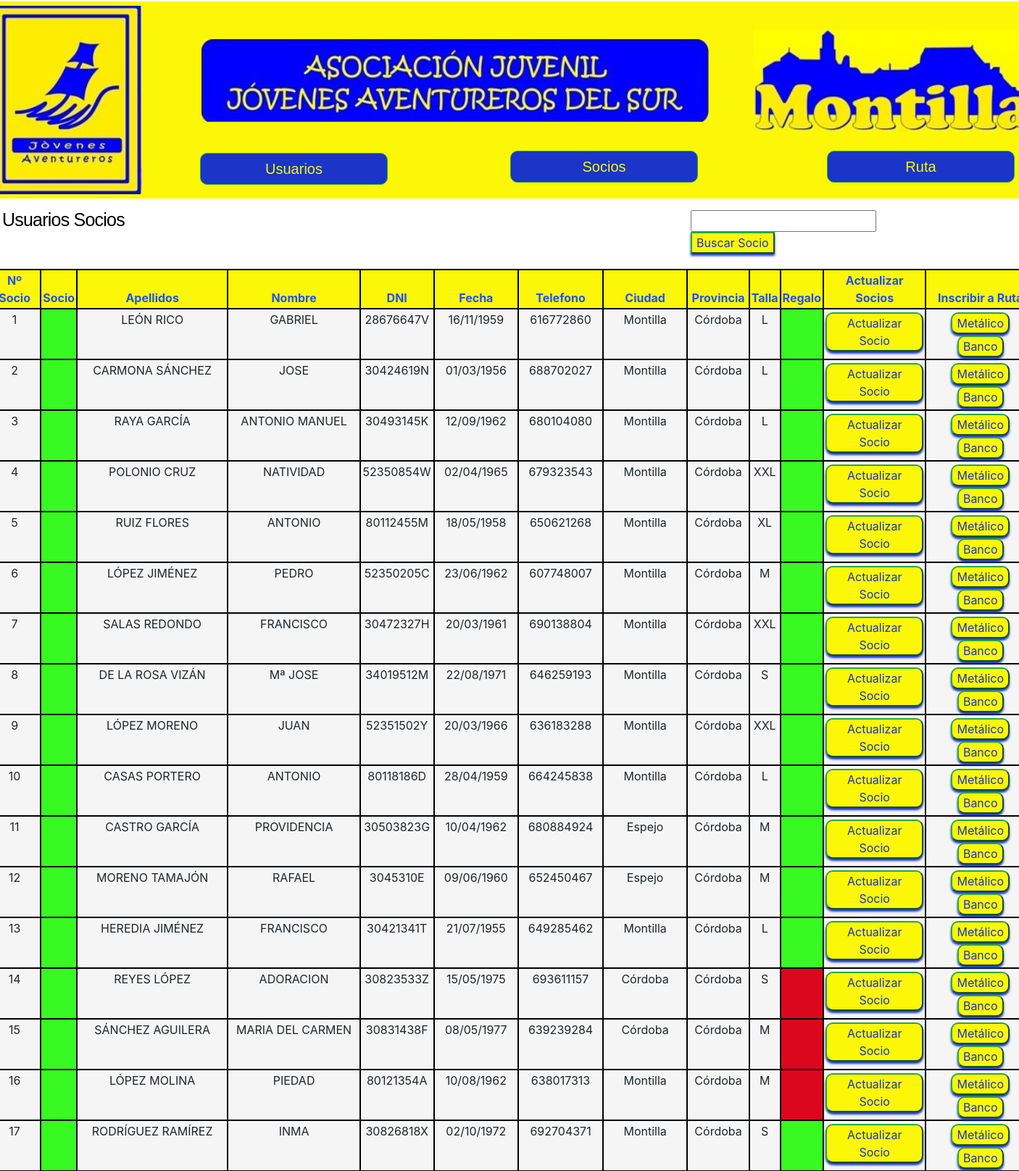
The app's page /socios/mostrarUsuariosSocios (upper part) with its own data.
### Socios/models.py (models this page shows, shortened)
class Socios(models.Model):
    id = models.AutoField(primary_key=True)
    numero_socio = models.IntegerField(default=0)
    nombre = models.CharField(max_length=30)
    apellidos = models.CharField(max_length=50)
    dni = models.CharField(max_length=20)
    fecha_nacimiento = models.CharField(max_length=16)
    telefono = models.CharField(max_length=20)
    codigo_postal = models.CharField(max_length=20, default=14550)
    ciudad = models.CharField(max_length=30, default="Montilla")
    provincia = models.CharField(max_length=35, default="Córdoba")
    socio = models.BooleanField(default=False)
    talla_camiseta = models.CharField(max_length=4, choices=TALLA, default=S)
    regalo = models.BooleanField(default=False)

### Socios/views.py (the view)
# urls.py: path('mostrarUsuariosSocios', mostrar_socios_socios, name="Mostrar Usuarios Socios"),
def mostrar_socios_socios(request):
    entity = Socios.objects.filter(socio = True).order_by("numero_socio")
    inscripcion = Inscripciones.objects.filter(finalizada = False)
    inscripcion_total = inscripcion.count()
    return render(request, "socios/mostrarSocioSocio.html", {"entity":entity,"num_inscripcion":inscripcion_total})

### Socios/templates/socios/mostrarSocioSocio.html
{% extends "jovenesAventureros/base.html" %}
{% load crispy_forms_tags %}
{% load static %}
{% block content %}
  <div class="overlap-groupRegister">
    <p class="gestiones" style="font-size: 25px; margin-left: -660px; margin-top: -340px;">Usuarios Socios</p>
    <form action="mostrarUsuariosSocios/buscar/" method="GET" style="margin-left: 850px; margin-top: -30px;margin-bottom: 20px;">
      <input type="text" name="usern">
      <button class="btn2 btn-success" style="background-color: #FBF707;color: rgba(26, 53, 199, 1);">Buscar Socio</button>
  </form>
  <div class="contenedorFormularioSocio">
    <table class ="table" style="margin-left: -70px; margin-top: 0px;">
        <thead>
          <tr>
            <th class="th">Nº Socio</th>
            <th class="th">Socio</th>
            <th class="th">Apellidos</th>
            <th class="th">Nombre</th>
            <th class="th">DNI</th>
            <th class="th">Fecha</th>
            <th class="th">Telefono</th>
            <th class="th">Ciudad</th>
            <th class="th">Provincia</th>
            <th class="th">Talla</th>
            <th class="th">Regalo</th>
            <th class="th">Actualizar Socios</th>
            {% if num_inscripcion != 0 %}
            <th class="th">Inscribir a Ruta</th>
            {% endif %}
          </tr>
        </thead>
        <tbody>
          {% for socio in entity %}
            <tr>
              <td class="td">{{ socio.numero_socio}}</td>
              {% if socio.socio is False %}
              <td class="tdr"></td>
              {% else %}
              <td class="tdv"></td>
              {% endif %}
              <td class="td">{{ socio.apellidos}}</td>
              <td class="td">{{ socio.nombre}}</td>
              <td class="td">{{ socio.dni }}</td>
              <td class="td">{{ socio.fecha_nacimiento }}</td>
              <td class="td">{{ socio.telefono }}</td>
              <td class="td">{{ socio.ciudad }}</td>
              <td class="td">{{ socio.provincia }}</td>
              <td class="td">{{ socio.talla_camiseta }}</td>
              {% if socio.regalo is False %}
              <td class="tdr" style="color: aliceblue;"></td>
              {% else %}
              <td class="tdv" style="color: aliceblue;"></td>
              {% endif %}
              <td class="td">
              <button type="submit" class="btn2 btn-success" style="margin-top: 2px; background-color: #FBF707; border-radius: 10px; color: rgba(26, 53, 199, 1);"><a href="{% url 'Actualizar Socios' socio.id %}" style="color: rgba(26, 53, 199, 1);">Actualizar Socio</a></button>
              </td>
              {% if num_inscripcion != 0 %}
              <td class="td">
                <button type="submit" class="btn2 btn-success" style="margin-top: 2px; background-color: #FBF707; border-radius: 10px; color: rgba(26, 53, 199, 1);"><a href="{% url 'Inscribir Socios' socio.id %}" style="color: rgba(26, 53, 199, 1);">Metálico</a></button>
                <button type="submit" class="btn2 btn-success" style="margin-top: 2px; background-color: #FBF707; border-radius: 10px; color: rgba(26, 53, 199, 1);"><a href="{% url 'Inscribir Socios B' socio.id %}" style="color: rgba(26, 53, 199, 1);">Banco</a></button>
              </td>
              {% endif %}
            </tr>
          {% endfor %}
        </tbody>
      </table>
  </div>
  </div>
{% endblock %}

### Inicio/static/JA/css/gestion.css (style rules this page uses)
.pgina-de-inicio .btn2 { box-shadow: 0px 3px 3px 0px rgba(26, 53, 199, 1); }
.pgina-de-inicio .overlap-groupRegister { position: absolute; width: 1205px; height: 400px; top: 320px; bottom: 350px; left: 120px; }
.pgina-de-inicio .contenedorFormularioSocio { background-color: white; width: 120%; border-radius: 5px; padding: 1px 0px; left: 120px; margin-left: -50px; }
.pgina-de-inicio .table { border-collapse: collapse; margin-top: 60px; margin-left: -12px; width: 100%; background-color: whitesmoke; }
.pgina-de-inicio .table, .pgina-de-inicio .tableP, .pgina-de-inicio .table th, .pgina-de-inicio .table td, .pgina-de-inicio .tableP th, .pgina-de-inicio .tableP td, .pgina-de-inicio .tableP .thh, .pgina-de-inicio .tableP .tdh, .pgina-de-inicio .tableP .tdv, .pgina-de-inicio .tableP .tdr, .pgina-de-inicio .tableP .tde, .pgina-de-inicio .tableC td, .pgina-de-inicio .tableC .thh, .pgina-de-inicio .tableC .tdh, .pgina-de-inicio .tableC .tdv, .pgina-de-inicio .tableC .tdr, .pgina-de-inicio .tableC .tde, .pgina-de-inicio .tableD .td, .pgina-de-inicio .tableD .thh, .pgina-de-inicio .tableD .tdh, .pgina-de-inicio .tableD .tdv, .pgina-de-inicio .tableD .tdr, .pgina-de-inicio .tableD .tde, .pgina-de-inicio .tableR .td, .pgina-de-inicio .tableR .thh, .pgina-de-inicio .tableR .tdh, .pgina-de-inicio .tableR .tdv, .pgina-de-inicio .tableR .tdr, .pgina-de-inicio .tableR .tde, .pgina-de-inicio .tableC, .pgina-de-inicio .tableD, .pgina-de-inicio .tableR { border: 2px solid black; }
.pgina-de-inicio .th, .pgina-de-inicio td { padding: 2px; text-align: center; }
.pgina-de-inicio .th { background-color: var(--azul); color: rgb(34, 81, 249); }
.pgina-de-inicio .tdv { background-color: rgb(56, 249, 34);; color: white }
.pgina-de-inicio .tdr { background-color: rgb(219, 7, 29); color: #000; }
.pgina-de-inicio .gestiones { position: absolute; top: 300px; left: 560px; font-family: "Sora-Regular", Helvetica; font-weight: 400; color: #000000; font-size: 39px; text-align: center; letter-spacing: -0.78px; line-height: 46.8px; white-space: nowrap; }

### Inicio/static/JA/css/styleguide.css (style rules this page uses)
:root { --prueba: rgba(0, 0, 0, 1); --azul: #FBF707; --blaugrana: rgba(144, 3, 79, 1); --prueba-font-family: "Sora", Helvetica; --prueba-font-weight: 400; --prueba-font-size: 16px; --prueba-letter-spacing: 0px; --prueba-line-height: normal; --prueba-font-style: normal; }

### records on screen
Socios: numero_socio "1", socio True (drawn), apellidos "LEÓN RICO", nombre "GABRIEL", dni "28676647V", fecha_nacimiento "16/11/1959", telefono "616772860", ciudad "Montilla", provincia "Córdoba", talla_camiseta "L", regalo True (drawn)
Socios: numero_socio "2", socio True (drawn), apellidos "CARMONA SÁNCHEZ", nombre "JOSE", dni "30424619N", fecha_nacimiento "01/03/1956", telefono "688702027", ciudad "Montilla", provincia "Córdoba", talla_camiseta "L", regalo True (drawn)
Socios: numero_socio "3", socio True (drawn), apellidos "RAYA GARCÍA", nombre "ANTONIO MANUEL", dni "30493145K", fecha_nacimiento "12/09/1962", telefono "680104080", ciudad "Montilla", provincia "Córdoba", talla_camiseta "L", regalo True (drawn)
Socios: numero_socio "4", socio True (drawn), apellidos "POLONIO CRUZ", nombre "NATIVIDAD", dni "52350854W", fecha_nacimiento "02/04/1965", telefono "679323543", ciudad "Montilla", provincia "Córdoba", talla_camiseta "XXL", regalo True (drawn)
Socios: numero_socio "5", socio True (drawn), apellidos "RUIZ FLORES", nombre "ANTONIO", dni "80112455M", fecha_nacimiento "18/05/1958", telefono "650621268", ciudad "Montilla", provincia "Córdoba", talla_camiseta "XL", regalo True (drawn)
Socios: numero_socio "6", socio True (drawn), apellidos "LÓPEZ JIMÉNEZ", nombre "PEDRO", dni "52350205C", fecha_nacimiento "23/06/1962", telefono "607748007", ciudad "Montilla", provincia "Córdoba", talla_camiseta "M", regalo True (drawn)
Socios: numero_socio "7", socio True (drawn), apellidos "SALAS REDONDO", nombre "FRANCISCO", dni "30472327H", fecha_nacimiento "20/03/1961", telefono "690138804", ciudad "Montilla", provincia "Córdoba", talla_camiseta "XXL", regalo True (drawn)
Socios: numero_socio "8", socio True (drawn), apellidos "DE LA ROSA VIZÁN", nombre "Mª JOSE", dni "34019512M", fecha_nacimiento "22/08/1971", telefono "646259193", ciudad "Montilla", provincia "Córdoba", talla_camiseta "S", regalo True (drawn)
Socios: numero_socio "9", socio True (drawn), apellidos "LÓPEZ MORENO", nombre "JUAN", dni "52351502Y", fecha_nacimiento "20/03/1966", telefono "636183288", ciudad "Montilla", provincia "Córdoba", talla_camiseta "XXL", regalo True (drawn)
Socios: numero_socio "10", socio True (drawn), apellidos "CASAS PORTERO", nombre "ANTONIO", dni "80118186D", fecha_nacimiento "28/04/1959", telefono "664245838", ciudad "Montilla", provincia "Córdoba", talla_camiseta "L", regalo True (drawn)
Socios: numero_socio "11", socio True (drawn), apellidos "CASTRO GARCÍA", nombre "PROVIDENCIA", dni "30503823G", fecha_nacimiento "10/04/1962", telefono "680884924", ciudad "Espejo", provincia "Córdoba", talla_camiseta "M", regalo True (drawn)
Socios: numero_socio "12", socio True (drawn), apellidos "MORENO TAMAJÓN", nombre "RAFAEL", dni "3045310E", fecha_nacimiento "09/06/1960", telefono "652450467", ciudad "Espejo", provincia "Córdoba", talla_camiseta "M", regalo True (drawn)
Socios: numero_socio "13", socio True (drawn), apellidos "HEREDIA JIMÉNEZ", nombre "FRANCISCO", dni "30421341T", fecha_nacimiento "21/07/1955", telefono "649285462", ciudad "Montilla", provincia "Córdoba", talla_camiseta "L", regalo True (drawn)
Socios: numero_socio "14", socio True (drawn), apellidos "REYES LÓPEZ", nombre "ADORACION", dni "30823533Z", fecha_nacimiento "15/05/1975", telefono "693611157", ciudad "Córdoba", provincia "Córdoba", talla_camiseta "S", regalo False (drawn)
Socios: numero_socio "15", socio True (drawn), apellidos "SÁNCHEZ AGUILERA", nombre "MARIA DEL CARMEN", dni "30831438F", fecha_nacimiento "08/05/1977", telefono "639239284", ciudad "Córdoba", provincia "Córdoba", talla_camiseta "M", regalo False (drawn)
Socios: numero_socio "16", socio True (drawn), apellidos "LÓPEZ MOLINA", nombre "PIEDAD", dni "80121354A", fecha_nacimiento "10/08/1962", telefono "638017313", ciudad "Montilla", provincia "Córdoba", talla_camiseta "M", regalo False (drawn)
Socios: numero_socio "17", socio True (drawn), apellidos "RODRÍGUEZ RAMÍREZ", nombre "INMA", dni "30826818X", fecha_nacimiento "02/10/1972", telefono "692704371", ciudad "Montilla", provincia "Córdoba", talla_camiseta "S", regalo True (drawn)
